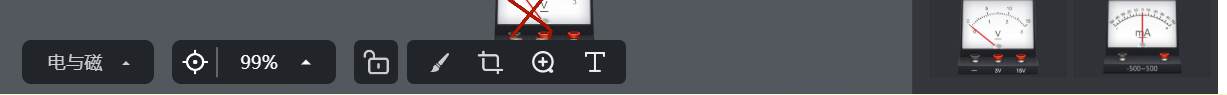
#> input picture scripts/_crop_bottom_bar.png, 1227 x 95 px, given in place of mimo-paste-1793270258414-691gqv.png, which was not available
$ python ocr_regions.py
#> lines starting #> are read from the running program, lines starting #| are printed output that depends on the picture
from PIL import Image
import pytesseract
import cv2
import numpy as np

src = r"C:\Windows\Temp\mimo-paste-1793270258414-691gqv.png"
img = Image.open(src).convert("RGB")
#> img is the input picture: PIL image 1227x95 RGB; mean R, G, B 82.4, 85.4, 90.3
W, H = img.size
#> W = 1227; H = 95
print("full", W, H)
#| full 1227 95

# The NB lab canvas is likely the central area. Crop several regions.
regions = {
    "top_toolbar": (0, 80, W, 180),
    "title_row": (0, 130, W, 220),
    "left_palette": (0, 200, 380, H),
    "canvas_main": (300, 220, 1050, 720),
    "canvas_right": (850, 200, W, 720),
    "bottom_bar": (0, 700, W, H),
    "readings_area": (400, 250, 900, 450),
    "center_circuit": (350, 300, 1000, 650),
}

for name, (l, t, r, b) in regions.items():
    crop = img.crop((l, t, r, b))
    out = rf"D:\PythonProject\physics-lab\scripts\_crop_{name}.png"
    crop.save(out)
    gray = cv2.cvtColor(np.array(crop), cv2.COLOR_RGB2GRAY)
    if gray.mean() < 140:
        gray = 255 - gray
    scale = 2.0
    gray = cv2.resize(gray, None, fx=scale, fy=scale, interpolation=cv2.INTER_CUBIC)
    _, thr = cv2.threshold(gray, 0, 255, cv2.THRESH_BINARY + cv2.THRESH_OTSU)
    for psm in (6, 11, 4):
#> (the run stopped early here; a loop or call above may not have finished)

$ run again, on scripts/_crop_left_palette.png
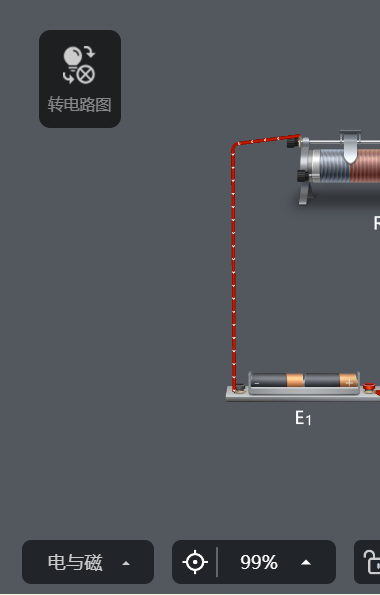
#> input picture scripts/_crop_left_palette.png, 380 x 595 px, given in place of mimo-paste-1793270258414-691gqv.png, which was not available
#> img is the input picture: PIL image 380x595 RGB; mean R, G, B 81.7, 85.4, 91.5
#| full 380 595

$ run again, on scripts/_crop_readings_area.png
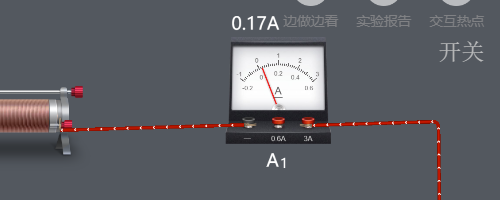
#> input picture scripts/_crop_readings_area.png, 500 x 200 px, given in place of mimo-paste-1793270258414-691gqv.png, which was not available
#> img is the input picture: PIL image 500x200 RGB; mean R, G, B 94.7, 95.8, 101.6
#| full 500 200

$ run again, on scripts/_crop_title_row.png
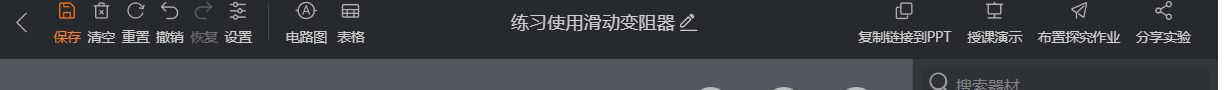
#> input picture scripts/_crop_title_row.png, 1227 x 90 px, given in place of mimo-paste-1793270258414-691gqv.png, which was not available
#> img is the input picture: PIL image 1227x90 RGB; mean R, G, B 59.6, 63.3, 67.8
#| full 1227 90
